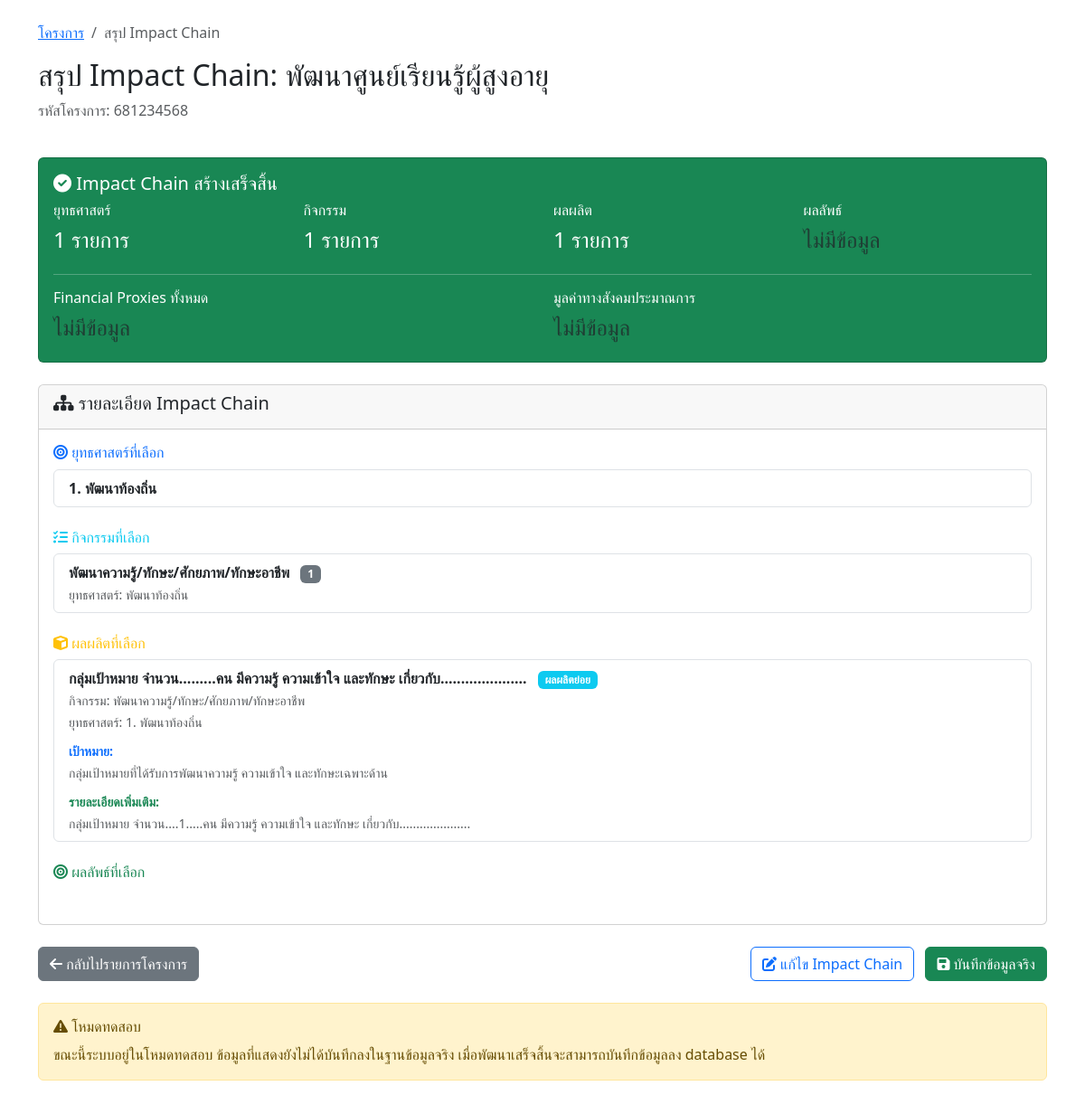
The page /impact-chain/summary.php?project_id=2 (signed in) on the database its author committed.
### tables this page shows
CREATE TABLE `projects` (
  `id` int(11) NOT NULL,
  `project_code` varchar(50) NOT NULL COMMENT 'รหัสโครงการ',
  `name` varchar(500) NOT NULL COMMENT 'ชื่อโครงการ',
  `description` text DEFAULT NULL COMMENT 'รายละเอียดโครงการ',
  `objective` text DEFAULT NULL COMMENT 'วัตถุประสงค์โครงการ',
  `start_date` date DEFAULT NULL COMMENT 'วันที่เริ่มโครงการ',
  `end_date` date DEFAULT NULL COMMENT 'วันที่สิ้นสุดโครงการ',
  `budget` decimal(15,2) DEFAULT NULL COMMENT 'งบประมาณ',
  `organization` varchar(300) DEFAULT NULL COMMENT 'หน่วยงาน/องค์กร',
  `project_manager` varchar(200) DEFAULT NULL COMMENT 'ผู้จัดการโครงการ',
  `status` enum('incompleted','completed') DEFAULT 'incompleted' COMMENT 'สถานะโครงการ',
  `created_by` varchar(100) DEFAULT NULL COMMENT 'ผู้สร้าง',
  `created_at` timestamp NOT NULL DEFAULT current_timestamp(),
  `updated_at` timestamp NOT NULL DEFAULT current_timestamp() ON UPDATE current_timestamp(),
  `impact_chain_status` longtext DEFAULT NULL CHECK (json_valid(`impact_chain_status`)),
  `total_impact_chains` int(11) DEFAULT 0 COMMENT 'จำนวน Impact Chain ทั้งหมด',
  `current_chain_id` int(11) DEFAULT NULL COMMENT 'Impact Chain ที่กำลังทำอยู่'
);

CREATE TABLE `project_strategies` (
  `id` int(11) NOT NULL,
  `project_id` int(11) NOT NULL COMMENT 'รหัสโครงการ',
  `strategy_id` int(11) NOT NULL COMMENT 'รหัสยุทธศาสตร์',
  `created_by` varchar(100) DEFAULT NULL COMMENT 'ผู้สร้าง',
  `created_at` timestamp NOT NULL DEFAULT current_timestamp(),
  `updated_at` timestamp NOT NULL DEFAULT current_timestamp() ON UPDATE current_timestamp()
);

CREATE TABLE `strategies` (
  `strategy_id` int(11) NOT NULL,
  `strategy_code` varchar(50) NOT NULL,
  `strategy_name` varchar(255) NOT NULL,
  `description` text DEFAULT NULL,
  `created_at` timestamp NOT NULL DEFAULT current_timestamp()
);

CREATE TABLE `project_activities` (
  `id` int(11) NOT NULL,
  `project_id` int(11) NOT NULL COMMENT 'รหัสโครงการ',
  `activity_id` int(11) NOT NULL COMMENT 'รหัสกิจกรรม',
  `created_by` varchar(100) DEFAULT NULL COMMENT 'ผู้สร้าง',
  `created_at` timestamp NOT NULL DEFAULT current_timestamp(),
  `updated_at` timestamp NOT NULL DEFAULT current_timestamp() ON UPDATE current_timestamp()
);

CREATE TABLE `activities` (
  `activity_id` int(11) NOT NULL,
  `strategy_id` int(11) NOT NULL,
  `activity_code` varchar(20) NOT NULL,
  `activity_name` varchar(500) NOT NULL,
  `activity_description` text DEFAULT NULL
);

CREATE TABLE `project_outputs` (
  `id` int(11) NOT NULL,
  `project_id` int(11) NOT NULL COMMENT 'รหัสโครงการ',
  `output_id` int(11) NOT NULL COMMENT 'รหัสผลผลิต',
  `output_details` text NOT NULL COMMENT 'รายละเอียดเพิ่มเติมของผลผลิต',
  `created_by` varchar(100) DEFAULT NULL COMMENT 'ผู้สร้าง',
  `created_at` timestamp NOT NULL DEFAULT current_timestamp(),
  `updated_at` timestamp NOT NULL DEFAULT current_timestamp() ON UPDATE current_timestamp()
);

CREATE TABLE `outputs` (
  `output_id` int(11) NOT NULL,
  `activity_id` int(11) NOT NULL,
  `output_sequence` varchar(10) DEFAULT NULL,
  `output_description` text NOT NULL,
  `target_details` text DEFAULT NULL
);

### impact-chain/summary.php (the view, shortened to what this page needs)
<?php
require_once '../config.php';
$project_id = isset($_GET['project_id']) ? (int)$_GET['project_id'] : 0;
$user_id = $_SESSION['user_id'];
$check_query = "SELECT * FROM projects WHERE id = ? AND created_by = ?";
$check_stmt = mysqli_prepare($conn, $check_query);
mysqli_stmt_bind_param($check_stmt, 'is', $project_id, $user_id);
mysqli_stmt_execute($check_stmt);
$project_result = mysqli_stmt_get_result($check_stmt);
$project = mysqli_fetch_assoc($project_result);
$selected_strategies = [];
$selected_activity = null;
$selected_outputs = [];
$strategy_query = "SELECT ps.strategy_id, s.strategy_name
                   FROM project_strategies ps
                   JOIN strategies s ON ps.strategy_id = s.strategy_id
                   WHERE ps.project_id = ?";
$strategy_stmt = mysqli_prepare($conn, $strategy_query);
mysqli_stmt_bind_param($strategy_stmt, 'i', $project_id);
mysqli_stmt_execute($strategy_stmt);
$strategy_result = mysqli_stmt_get_result($strategy_stmt);
while ($strategy = mysqli_fetch_assoc($strategy_result)) {
    $selected_strategies[] = $strategy;
}
$activity_query = "SELECT pa.activity_id, a.activity_name, a.activity_code, a.activity_description, s.strategy_name
                   FROM project_activities pa
                   JOIN activities a ON pa.activity_id = a.activity_id
                   JOIN strategies s ON a.strategy_id = s.strategy_id
                   WHERE pa.project_id = ?";
$activity_stmt = mysqli_prepare($conn, $activity_query);
mysqli_stmt_bind_param($activity_stmt, 'i', $project_id);
mysqli_stmt_execute($activity_stmt);
$activity_result = mysqli_stmt_get_result($activity_stmt);
if (mysqli_num_rows($activity_result) > 0) {
    $selected_activity = mysqli_fetch_assoc($activity_result);
}
$output_query = "SELECT po.output_id, po.output_details, o.output_description, o.target_details, o.output_sequence, a.activity_name, s.strategy_name, s.strategy_id
                 FROM project_outputs po
                 JOIN outputs o ON po.output_id = o.output_id
                 JOIN activities a ON o.activity_id = a.activity_id
                 JOIN strategies s ON a.strategy_id = s.strategy_id
                 WHERE po.project_id = ?
                 ORDER BY o.output_sequence ASC, o.output_id ASC";
$output_stmt = mysqli_prepare($conn, $output_query);
mysqli_stmt_bind_param($output_stmt, 'i', $project_id);
mysqli_stmt_execute($output_stmt);
$output_result = mysqli_stmt_get_result($output_stmt);
while ($output = mysqli_fetch_assoc($output_result)) {
    $selected_outputs[] = $output;
}
?>
<!DOCTYPE html>
<html lang="th">
<head>
    <link href="https://cdn.jsdelivr.net/npm/bootstrap@5.3.0/dist/css/bootstrap.min.css" rel="stylesheet">
    <link href="https://cdnjs.cloudflare.com/ajax/libs/font-awesome/6.0.0/css/all.min.css" rel="stylesheet">
</head>
<body>
    <div class="container mt-4">
        <div class="row mb-4">
            <div class="col-12">
                <nav aria-label="breadcrumb">
                    <ol class="breadcrumb">
                        <li class="breadcrumb-item"><a href="../project-list.php">โครงการ</a></li>
                        <li class="breadcrumb-item active">สรุป Impact Chain</li>
                    </ol>
                </nav>
                <h2>สรุป Impact Chain: <?php echo htmlspecialchars($project['name']); ?></h2>
                <p class="text-muted">รหัสโครงการ: <?php echo htmlspecialchars($project['project_code']); ?></p>
            </div>
        </div>
        <div class="row mb-4">
            <div class="col-12">
                <div class="card bg-success text-white">
                    <div class="card-body">
                        <h5 class="card-title"><i class="fas fa-check-circle"></i> Impact Chain สร้างเสร็จสิ้น</h5>
                        <div class="row">
                            <div class="col-md-3">
                                <h6>ยุทธศาสตร์</h6>
                                <h4><?php echo count($selected_strategies); ?> รายการ</h4>
                            </div>
                            <div class="col-md-3">
                                <h6>กิจกรรม</h6>
                                <h4><?php echo $selected_activity ? '1' : '0'; ?> รายการ</h4>
                            </div>
                            <div class="col-md-3">
                                <h6>ผลผลิต</h6>
                                <h4><?php echo count($selected_outputs); ?> รายการ</h4>
                            </div>
                            <div class="col-md-3">
                                <h6>ผลลัพธ์</h6>
                                <h4><span class="text-muted">ไม่มีข้อมูล</span></h4>
                            </div>
                        </div>
                        <hr>
                        <div class="row">
                            <div class="col-md-6">
                                <h6>Financial Proxies ทั้งหมด</h6>
                                <h4><span class="text-muted">ไม่มีข้อมูล</span></h4>
                            </div>
                            <div class="col-md-6">
                                <h6>มูลค่าทางสังคมประมาณการ</h6>
                                <h4><span class="text-muted">ไม่มีข้อมูล</span></h4>
                            </div>
                        </div>
                    </div>
                </div>
            </div>
        </div>
        <div class="row">
            <div class="col-12">
                <div class="card">
                    <div class="card-header">
                        <h5><i class="fas fa-sitemap"></i> รายละเอียด Impact Chain</h5>
                    </div>
                    <div class="card-body">
                        <div class="mb-4">
                            <h6 class="text-primary"><i class="fas fa-bullseye"></i> ยุทธศาสตร์ที่เลือก</h6>
                            <ul class="list-group">
                                <?php foreach ($selected_strategies as $strategy): ?>
                                    <li class="list-group-item">
                                        <strong><?php echo $strategy['strategy_id']; ?>. <?php echo htmlspecialchars($strategy['strategy_name']); ?></strong>
                                    </li>
                                <?php endforeach; ?>
                            </ul>
                        </div>
                        <div class="mb-4">
                            <h6 class="text-info"><i class="fas fa-tasks"></i> กิจกรรมที่เลือก</h6>
                            <?php if ($selected_activity): ?>
                                <ul class="list-group">
                                    <li class="list-group-item">
                                        <strong><?php echo htmlspecialchars($selected_activity['activity_name']); ?></strong>
                                        <span class="badge bg-secondary ms-2"><?php echo htmlspecialchars($selected_activity['activity_code']); ?></span>
                                        <br><small class="text-muted">ยุทธศาสตร์: <?php echo htmlspecialchars($selected_activity['strategy_name']); ?></small>
                                    </li>
                                </ul>
                            <?php else: ?>
                                <div class="alert alert-info">ยังไม่ได้เลือกกิจกรรม</div>
                            <?php endif; ?>
                        </div>
                        <div class="mb-4">
                            <h6 class="text-warning"><i class="fas fa-cube"></i> ผลผลิตที่เลือก</h6>
                            <?php if (!empty($selected_outputs)): ?>
                                <ul class="list-group">
                                    <?php foreach ($selected_outputs as $output): ?>
                                        <li class="list-group-item">
                                            <div class="d-flex justify-content-between align-items-start">
                                                <div class="flex-grow-1">
                                                    <strong><?php echo htmlspecialchars($output['output_description']); ?></strong>
                                                    <?php if ($output['output_sequence'] == 1): ?>
                                                        <span class="badge bg-primary ms-2">ผลผลิตหลัก</span>
                                                    <?php else: ?>
                                                        <span class="badge bg-info ms-2">ผลผลิตย่อย</span>
                                                    <?php endif; ?>
                                                    <br><small class="text-muted">กิจกรรม: <?php echo htmlspecialchars($output['activity_name']); ?></small>
                                                    <br><small class="text-muted">ยุทธศาสตร์: <?php echo $output['strategy_id']; ?>. <?php echo htmlspecialchars($output['strategy_name']); ?></small>
                                                    <?php if (!empty($output['target_details'])): ?>
                                                        <div class="mt-2">
                                                            <small class="text-primary"><strong>เป้าหมาย:</strong></small>
                                                            <br><small class="text-muted"><?php echo nl2br(htmlspecialchars($output['target_details'])); ?></small>
                                                        </div>
                                                    <?php endif; ?>
                                                    <?php if (!empty($output['output_details'])): ?>
                                                        <div class="mt-2">
                                                            <small class="text-success"><strong>รายละเอียดเพิ่มเติม:</strong></small>
                                                            <br><small class="text-muted"><?php echo nl2br(htmlspecialchars($output['output_details'])); ?></small>
                                                        </div>
                                                    <?php endif; ?>
                                                </div>
                                            </div>
                                        </li>
                                    <?php endforeach; ?>
                                </ul>
                            <?php else: ?>
                                <div class="alert alert-info">ยังไม่ได้เลือกผลผลิต</div>
                            <?php endif; ?>
                        </div>
                        <div class="mb-4">
                            <h6 class="text-success"><i class="fas fa-bullseye"></i> ผลลัพธ์ที่เลือก</h6>
                        </div>
                    </div>
                </div>
            </div>
        </div>
        <div class="row mt-4">
            <div class="col-12">
                <div class="d-flex justify-content-between">
                    <a href="../project-list.php" class="btn btn-secondary">
                        <i class="fas fa-arrow-left"></i> กลับไปรายการโครงการ
                    </a>
                    <div>
                        <a href="step1-strategy.php?project_id=<?php echo $project_id; ?>" class="btn btn-outline-primary me-2">
                            <i class="fas fa-edit"></i> แก้ไข Impact Chain
                        </a>
                        <button class="btn btn-success" onclick="alert('ฟีเจอร์บันทึกข้อมูลจริงจะพัฒนาต่อไป')">
                            <i class="fas fa-save"></i> บันทึกข้อมูลจริง
                        </button>
                    </div>
                </div>
            </div>
        </div>
        <div class="row mt-4">
            <div class="col-12">
                <div class="alert alert-warning">
                    <h6><i class="fas fa-exclamation-triangle"></i> โหมดทดสอบ</h6>
                    <p class="mb-0">ขณะนี้ระบบอยู่ในโหมดทดสอบ ข้อมูลที่แสดงยังไม่ได้บันทึกลงในฐานข้อมูลจริง
                        เมื่อพัฒนาเสร็จสิ้นจะสามารถบันทึกข้อมูลลง database ได้</p>
                </div>
            </div>
        </div>
    </div>
</body>
</html>

### rows shown on the page
projects: name "พัฒนาศูนย์เรียนรู้ผู้สูงอายุ", project_code "681234568"
project_strategies: strategy "1", strategy.strategy_name "พัฒนาท้องถิ่น"
project_activities: activity.activity_name "พัฒนาความรู้/ทักษะ/ศักยภาพ/ทักษะอาชีพ", activity.activity_code "1", strategies.strategy_name "พัฒนาท้องถิ่น"
project_outputs: output.output_description "กลุ่มเป้าหมาย จำนวน.........คน มีความรู้ ความเข้าใจ และทักษะ เกี่ยวกับ.....................", activities.activity_name "พัฒนาความรู้/ทักษะ/ศักยภาพ/ทักษะอาชีพ", strategies.strategy_id "1", strategies.strategy_name "พัฒนาท้องถิ่น", output.target_details "กลุ่มเป้าหมายที่ได้รับการพัฒนาความรู้ ความเข้าใจ และทักษะเฉพาะด้าน", output_details "กลุ่มเป้าหมาย จำนวน....1.....คน มีความรู้ ความเข้าใจ และทักษะ เกี่ยวกับ....................."

### other values the page prints
count($selected_strategies) "1"
count($selected_outputs) "1"
